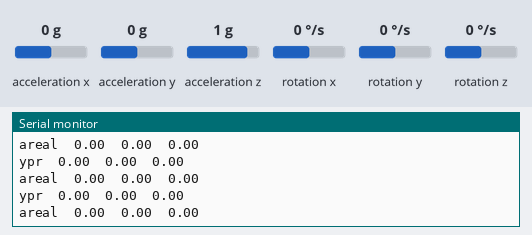
Recording of a sketch running on a simulated Arduino Uno, built with avr-gcc and run on an emulated ATmega328P. On the bench: the last lines printed to the serial monitor. Inputs (shaded band) come from the test bench; at power-on: acceleration z 1 g, acceleration x 0 g, acceleration y 0 g, rotation z 0 °/s, rotation x 0 °/s, rotation y 0 °/s.

Above: at 1.7 s.
1.8 s: acceleration z set to -0.8 g
At 2.9 s:
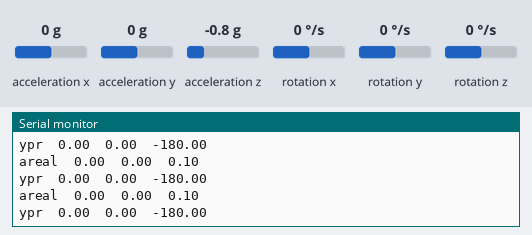
4.8 s: acceleration x set to 0.8 g
At 5.6 s:
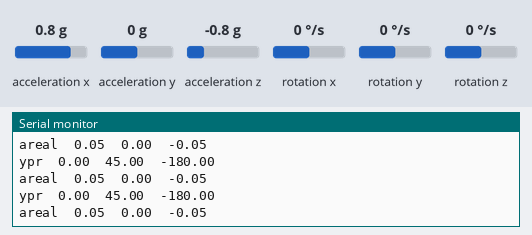
7.8 s: acceleration y set to -1.4 g
At 8.8 s:
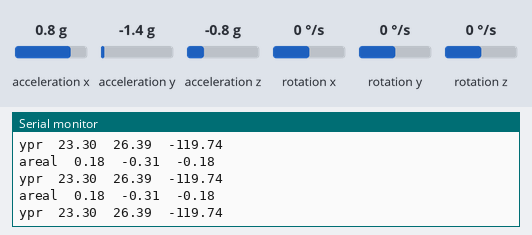
9.3 s: rotation z set to -192 °/s
At 10.4 s:
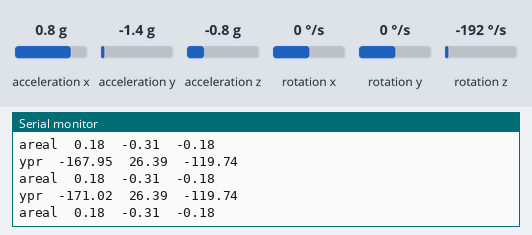
Timing chart, 0 to 11.8 s (numbered marks = the images above; inputs shaded):
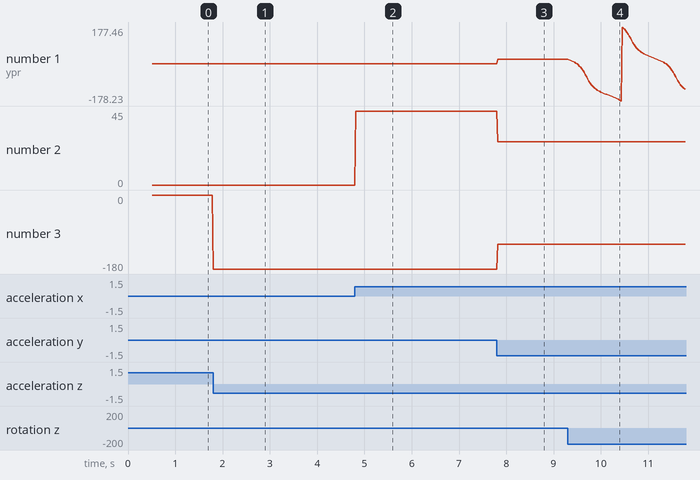

Measured:
- after the input at 1.8 s, the serial monitor: prints a new line at once (image 1)
- after the input at 4.8 s, the serial monitor: prints a new line at once (image 2)
- after the input at 7.8 s, the serial monitor: prints a new line at once (image 3)
- after the input at 9.3 s, the serial monitor: prints a new line at once (image 4)
- plotted number 1: 0 → 23.3 after the input at 7.8 s, 23.3 → -121.36 after the input at 9.3 s
- plotted number 2: 0 → 45 after the input at 4.8 s, 45 → 26.39 after the input at 7.8 s
- plotted number 3: 0 → -180 after the input at 1.8 s, -180 → -119.74 after the input at 7.8 s

The sketch:

simple_gyro.ino
```cpp
#include "I2Cdev.h"
#include "MPU6050_6Axis_MotionApps20.h"

MPU6050 mpu;

#define OUTPUT_READABLE_YAWPITCHROLL
#define OUTPUT_READABLE_REALACCEL
#define T_INT .01 // 10 ms --> .01 s


// MPU control/status vars
uint8_t devStatus;      // return status after each device operation (0 = success, !0 = error)
uint8_t fifoBuffer[64]; // FIFO storage buffer

// orientation/motion vars
Quaternion q;           // [w, x, y, z]         quaternion container
VectorInt16 aa;         // [x, y, z]            accel sensor measurements
VectorInt16 aaReal;     // [x, y, z]            gravity-free accel sensor measurements
VectorFloat gravity;    // [x, y, z]            gravity vector
float euler[3];         // [psi, theta, phi]    Euler angle container
float ypr[3];           // [yaw, pitch, roll]   yaw/pitch/roll container and gravity vector


//other Variables
float Vx, Vo_x = 0;
float Vy, Vo_y = 0;
float Px, Po_x = 0;
float Py, Po_y = 0;


// ================================================================
// ===               POSITION MODULE FUNCTIONS                  ===
// ================================================================

float getPosition(float Po, float  Vel, float Acc){
  return Po + (Vel*T_INT) + (.5 * Acc * (T_INT * T_INT));
}

float getVelocity(float Acc, float Vo){
  return Vo + (Acc * T_INT);
}

// ================================================================
// ===                      INITIAL SETUP                       ===
// ================================================================

void setup() {
  gyroSetup();
}


// ================================================================
// ===                    MAIN PROGRAM LOOP                     ===
// ================================================================

void loop() {
  gyroLoop();
}


void gyroSetup() {
  // join I2C bus (I2Cdev library doesn't do this automatically)
  #if I2CDEV_IMPLEMENTATION == I2CDEV_ARDUINO_WIRE
      Wire.begin();
      Wire.setClock(400000); // 400kHz I2C clock. Comment this line if having compilation difficulties
  #elif I2CDEV_IMPLEMENTATION == I2CDEV_BUILTIN_FASTWIRE
      Fastwire::setup(400, true);
  #endif

  // initialize serial communication
  Serial.begin(115200);
  while (!Serial); // wait for Leonardo enumeration, others continue immediately

  // initialize device
  mpu.initialize();

  // verify connection
  Serial.println(mpu.testConnection() ? F("MPU6050 connection successful") : F("MPU6050 connection failed"));


  // load and configure the DMP
  //Serial.println(F("Initializing DMP..."));
  devStatus = mpu.dmpInitialize();

  // supply your own gyro offsets here, scaled for min sensitivity
  mpu.setXGyroOffset(81);
  mpu.setYGyroOffset(-9);
  mpu.setZGyroOffset(52);
  mpu.setZAccelOffset(1439); // 1688 factory default for my test chip

  // make sure it worked (returns 0 if so)
  if (devStatus == 0) {
      // Calibration Time: generate offsets and calibrate our MPU6050
      mpu.CalibrateAccel(6);
      mpu.CalibrateGyro(6);
      mpu.PrintActiveOffsets();
      // turn on the DMP, now that it's ready
      Serial.println(F("Enabling DMP..."));
      mpu.setDMPEnabled(true);

      // enable Arduino interrupt detection
      Serial.print(F("Enabling interrupt detection (Arduino external interrupt "));
      //Serial.print(digitalPinToInterrupt(INTERRUPT_PIN));
      Serial.println(F(")..."));
      //attachInterrupt(digitalPinToInterrupt(INTERRUPT_PIN), dmpDataReady, RISING);

  } else {
      // ERROR!
      // 1 = initial memory load failed
      // 2 = DMP configuration updates failed
      // (if it's going to break, usually the code will be 1)
      Serial.print(F("DMP Initialization failed (code "));
      Serial.print(devStatus);
      Serial.println(F(")"));
  }
}

void gyroLoop() {
  // read a packet from FIFO
  float ax = 0;
  float ay = 0;
  float Vx = 0;
  float Vy = 0;
  float Px = 0;
  float Py = 0;
  float breadcrumb[2];

  if (mpu.dmpGetCurrentFIFOPacket(fifoBuffer)) { // Get the Latest packet

      #ifdef OUTPUT_READABLE_YAWPITCHROLL
          // display Euler angles in degrees
          mpu.dmpGetQuaternion(&q, fifoBuffer);
          mpu.dmpGetGravity(&gravity, &q);
          mpu.dmpGetYawPitchRoll(ypr, &q, &gravity);
          Serial.print("ypr\t");
          Serial.print(ypr[0] * 180/M_PI);
          Serial.print("\t");
          Serial.print(ypr[1] * 180/M_PI);
          Serial.print("\t");
          Serial.println(ypr[2] * 180/M_PI);
      #endif

      #ifdef OUTPUT_READABLE_REALACCEL
          // display real acceleration, adjusted to remove gravity
          mpu.dmpGetQuaternion(&q, fifoBuffer);
          mpu.dmpGetAccel(&aa, fifoBuffer);
          mpu.dmpGetGravity(&gravity, &q);
          mpu.dmpGetLinearAccel(&aaReal, &aa, &gravity);
          Serial.print("areal\t");
          Serial.print(aaReal.x/ 16384.0);
          Serial.print("\t");
          Serial.print(aaReal.y/ 16384.0);
          Serial.print("\t");
          Serial.println(aaReal.z/ 16384.0);
      #endif

      ax = (aaReal.x/ 16384.0) * 9.8;
      ay = (aaReal.y/ 16384.0) * 9.8;
      Vx = getVelocity(Vo_x, ax);
      Vy = getVelocity(Vo_y, ay);

      Px = getPosition(Po_x, Vx, ax);
      Py = getPosition(Po_y, Vy, ay);

      //Update initial values
      Vo_x = Vx;
      Vo_y = Vy;
      Po_x = Px;
      Po_y = Py;

      //Pack breadcrumb and send
      breadcrumb[0] = sqrt(sq(Vx)+ sq(Vy));
      breadcrumb[1] = ypr[0];

      delay(10);
  }
}
```
